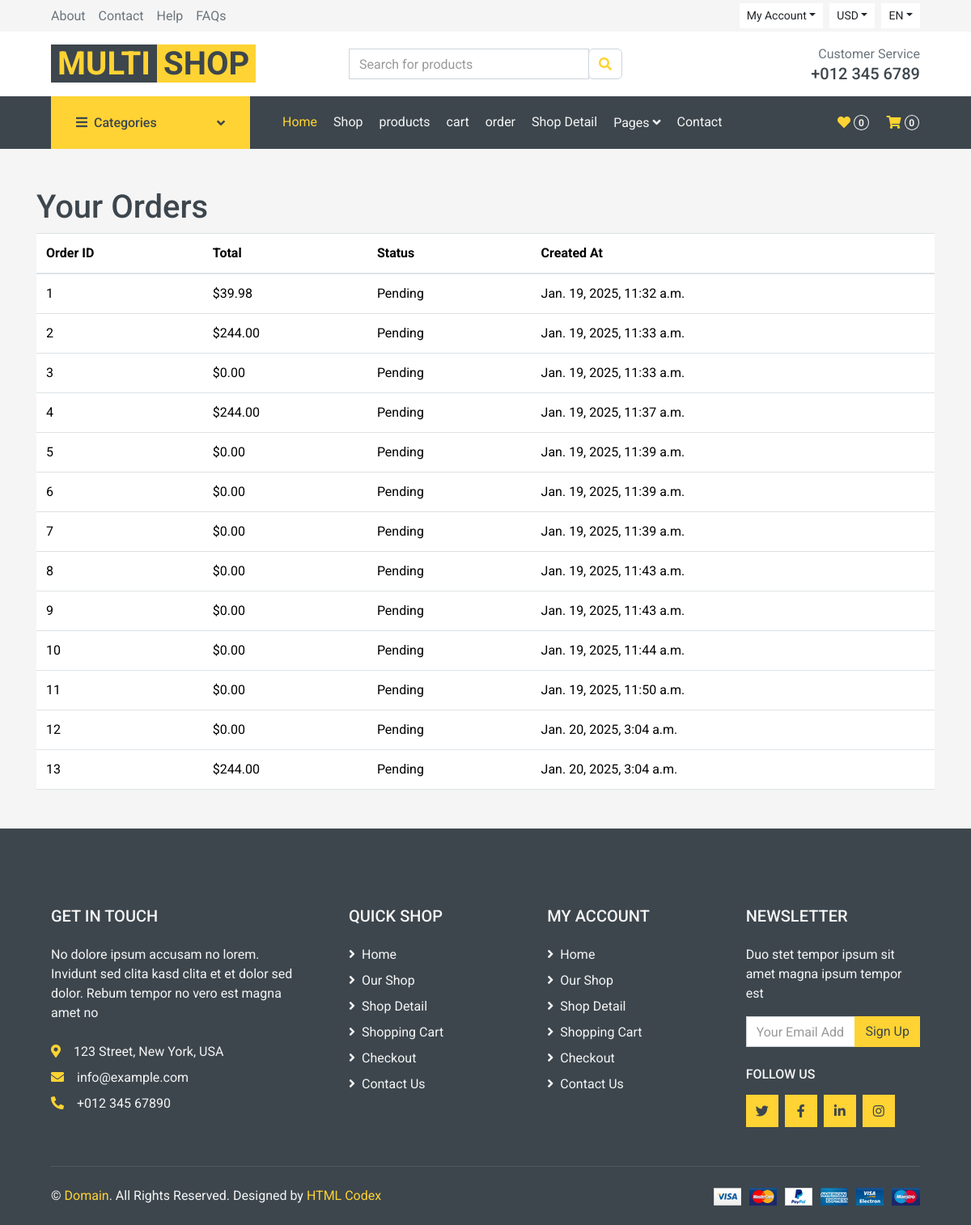
The app's page /orders/ (signed in), older data.
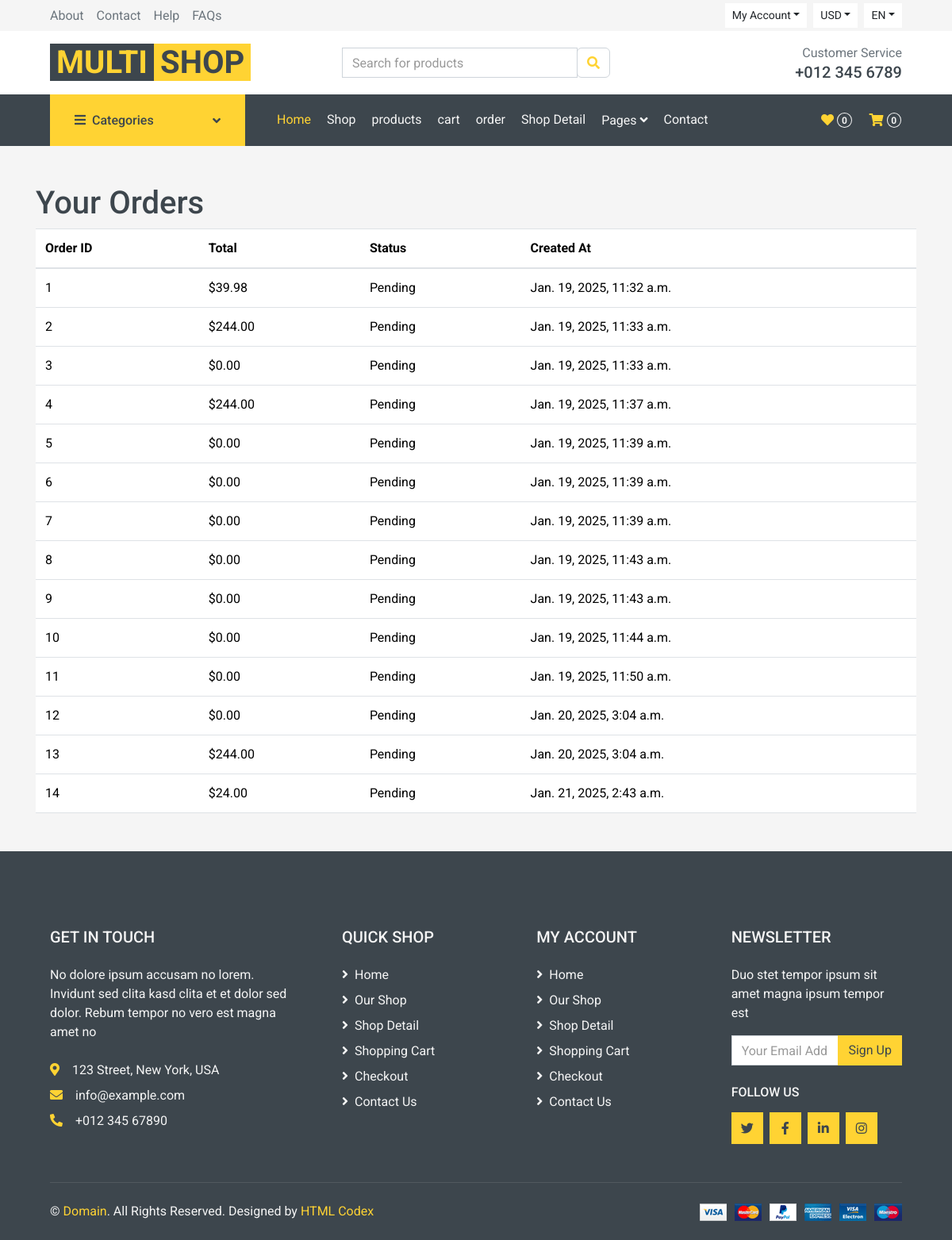
The same page, newer data.
### products/models.py (models this page shows, shortened)
class Order(models.Model):
    user = models.ForeignKey(User, on_delete=models.CASCADE)
    total = models.DecimalField(max_digits=10, decimal_places=2)
    created_at = models.DateTimeField(auto_now_add=True)
    status = models.CharField(max_length=50, default='Pending')

### products/views.py (the view)
# urls.py: path('orders/', views.order_list, name='order_list'),
def order_list(request):
    orders = Order.objects.filter(user=request.user)
    return render(request, 'products/order_list.html', {'orders': orders})

### products/templates/products/order_list.html
{% extends 'base.html' %}
{% block content %}
<div class="container mt-5">
    <h1>Your Orders</h1>
    {% if orders %}
        <table class="table">
            <thead>
                <tr>
                    <th>Order ID</th>
                    <th>Total</th>
                    <th>Status</th>
                    <th>Created At</th>
                </tr>
            </thead>
            <tbody>
                {% for order in orders %}
                    <tr>
                        <td>{{ order.id }}</td>
                        <td>${{ order.total }}</td>
                        <td>{{ order.status }}</td>
                        <td>{{ order.created_at }}</td>
                    </tr>
                {% endfor %}
            </tbody>
        </table>
    {% else %}
        <p>You have no orders yet.</p>
    {% endif %}
</div>
{% endblock %}

Row changes from the older to the newer data that the page shows:
added Order: id "14", total "24.00", status "Pending", created_at "Jan. 21, 2025, 2:43 a.m."
